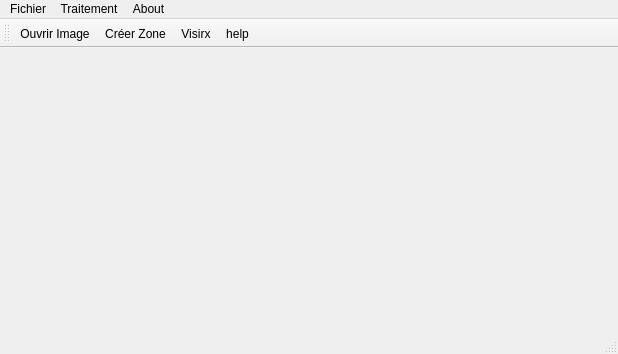
<?xml version="1.0" encoding="UTF-8"?>
<ui version="4.0">
 <class>MainWindow</class>
 <widget class="QMainWindow" name="MainWindow">
  <property name="geometry">
   <rect>
    <x>0</x>
    <y>0</y>
    <width>618</width>
    <height>354</height>
   </rect>
  </property>
  <property name="windowTitle">
   <string>IRdetection</string>
  </property>
  <property name="windowIcon">
   <iconset resource="appressources.qrc">
    <normaloff>:/Images/logo_VISirX.png</normaloff>:/Images/logo_VISirX.png</iconset>
  </property>
  <widget class="QWidget" name="centralWidget">
   <widget class="labelImage" name="LabelImage">
    <property name="geometry">
     <rect>
      <x>10</x>
      <y>10</y>
      <width>601</width>
      <height>301</height>
     </rect>
    </property>
    <property name="layoutDirection">
     <enum>Qt::LeftToRight</enum>
    </property>
    <property name="text">
     <string/>
    </property>
    <property name="alignment">
     <set>Qt::AlignCenter</set>
    </property>
   </widget>
  </widget>
  <widget class="QMenuBar" name="menuBar">
   <property name="geometry">
    <rect>
     <x>0</x>
     <y>0</y>
     <width>618</width>
     <height>21</height>
    </rect>
   </property>
   <widget class="QMenu" name="menuOuvrir">
    <property name="title">
     <string>Fichier</string>
    </property>
    <addaction name="actionImage"/>
   </widget>
   <widget class="QMenu" name="menuTraitement">
    <property name="title">
     <string>Traitement</string>
    </property>
    <addaction name="actionCr_er_Zone"/>
   </widget>
   <widget class="QMenu" name="menuAbout_Visirx">
    <property name="title">
     <string>About</string>
    </property>
    <addaction name="actionVisirx"/>
    <addaction name="actionHelp"/>
   </widget>
   <addaction name="menuOuvrir"/>
   <addaction name="menuTraitement"/>
   <addaction name="menuAbout_Visirx"/>
  </widget>
  <widget class="QToolBar" name="mainToolBar">
   <attribute name="toolBarArea">
    <enum>TopToolBarArea</enum>
   </attribute>
   <attribute name="toolBarBreak">
    <bool>false</bool>
   </attribute>
   <addaction name="actionImage"/>
   <addaction name="actionCr_er_Zone"/>
   <addaction name="actionVisirx"/>
   <addaction name="actionHelp"/>
  </widget>
  <widget class="QStatusBar" name="statusBar"/>
  <action name="actionImage">
   <property name="icon">
    <iconset resource="appressources.qrc">
     <normaloff>:/Images/Open-file-icon.png</normaloff>:/Images/Open-file-icon.png</iconset>
   </property>
   <property name="text">
    <string>Ouvrir Image</string>
   </property>
  </action>
  <action name="actionCr_er_Zone">
   <property name="icon">
    <iconset resource="appressources.qrc">
     <normaloff>:/Images/Sign-Select-icon.png</normaloff>:/Images/Sign-Select-icon.png</iconset>
   </property>
   <property name="text">
    <string>Créer Zone</string>
   </property>
  </action>
  <action name="actionVisirx">
   <property name="icon">
    <iconset resource="appressources.qrc">
     <normaloff>:/Images/user-info-icon.png</normaloff>:/Images/user-info-icon.png</iconset>
   </property>
   <property name="text">
    <string>Visirx</string>
   </property>
  </action>
  <action name="actionHelp">
   <property name="icon">
    <iconset resource="appressources.qrc">
     <normaloff>:/Images/help-icon.png</normaloff>:/Images/help-icon.png</iconset>
   </property>
   <property name="text">
    <string>help</string>
   </property>
  </action>
 </widget>
 <layoutdefault spacing="6" margin="11"/>
 <customwidgets>
  <customwidget>
   <class>labelImage</class>
   <extends>QLabel</extends>
   <header location="global">labelimage.h</header>
  </customwidget>
 </customwidgets>
 <resources>
  <include location="appressources.qrc"/>
 </resources>
 <connections/>
</ui>
